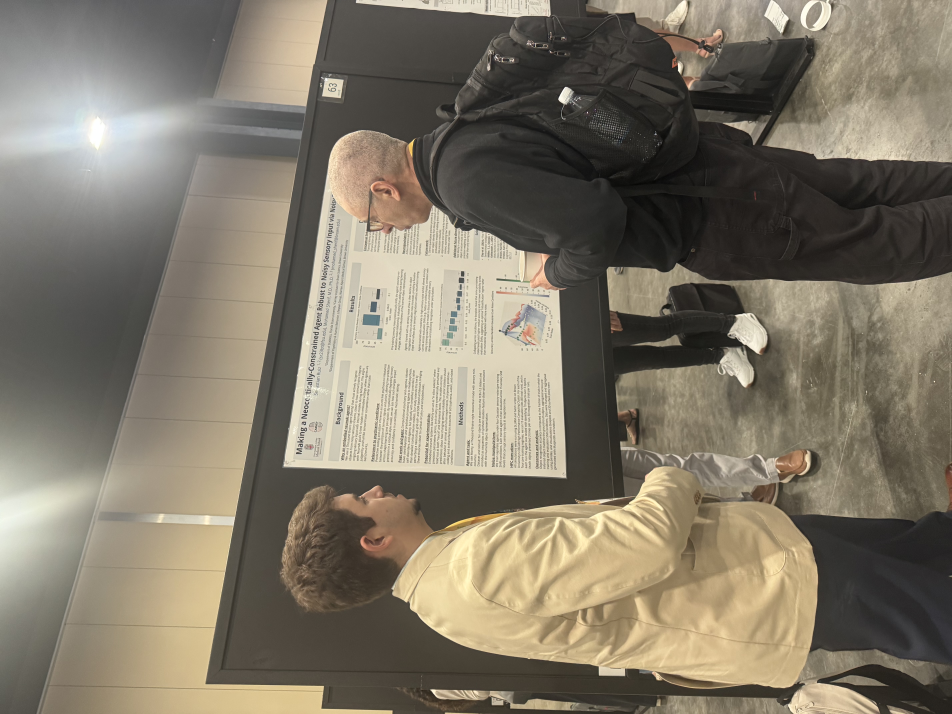
#> input picture images/IMG_1315.jpg, 5712 x 4284 px (shown at 1/6 size)
$ python optimize_film.py ../images/IMG_1315.jpg
#> lines starting #> are read from the running program, lines starting #| are printed output that depends on the picture
#!/usr/bin/env python3
"""Downscale + recompress photos for the web (e.g. 35mm scans for /film/).

Usage:
    .venv/bin/python scripts/optimize_film.py ~/scans/*.jpg

Reads the given image files and writes optimized JPEG copies into images/film/,
leaving the originals untouched. Keep raw scans OUTSIDE the repo so git history
and the site stay small.

Knobs: MAX_EDGE caps the longest side in px; QUALITY is JPEG quality (0-95).
"""
import os
import sys
from PIL import Image, ImageOps

MAX_EDGE = 2000   # longest side, px — plenty for the gallery + lightbox on retina
QUALITY = 82      # JPEG quality
OUT_DIR = os.path.join(
    os.path.dirname(os.path.dirname(os.path.abspath(__file__))), "images", "film"
)


def optimize(src, out_dir=OUT_DIR):
#> called with src = '../images/IMG_1315.jpg', out_dir = 'images/film'
    im = Image.open(src)
#> im is the input picture: PIL image 5712x4284 RGB; mean R, G, B 128.4, 120.4, 104.9
    im = ImageOps.exif_transpose(im)   # honor the scan/camera rotation, then drop EXIF
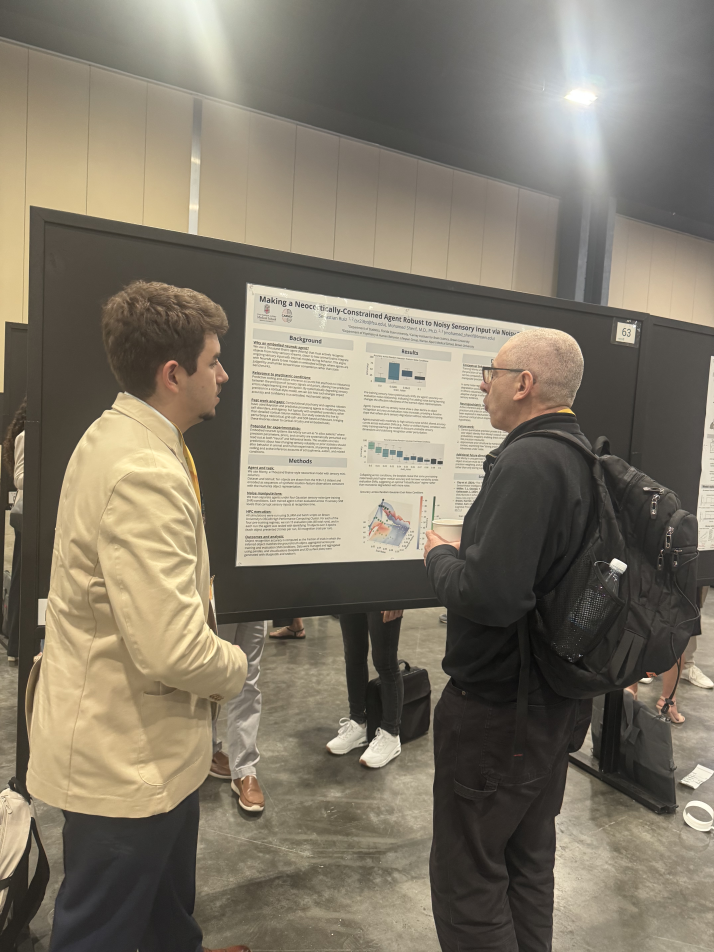
#> im: PIL image 4284x5712 RGB (shown at 1/6 size); mean R, G, B 128.4, 120.4, 104.9
    im = im.convert("RGB")             # JPEG has no alpha channel
    im.thumbnail((MAX_EDGE, MAX_EDGE), Image.Resampling.LANCZOS)  # only ever shrinks
#> im: PIL image 1500x2000 RGB
    os.makedirs(out_dir, exist_ok=True)
    name = os.path.splitext(os.path.basename(src))[0] + ".jpg"
    dst = os.path.join(out_dir, name)
    im.save(dst, "JPEG", quality=QUALITY, optimize=True, progressive=True)
    return dst


def main(argv):
    if not argv:
        print(__doc__)
        return 1
    for src in argv:
        try:
            before = os.path.getsize(src)
            dst = optimize(src)
            after = os.path.getsize(dst)
            print(f"{os.path.basename(src)}  {before // 1024} KB -> {after // 1024} KB  ->  {dst}")
        except Exception as e:
            print(f"skip {src}: {e}")
    return 0


if __name__ == "__main__":
    raise SystemExit(main(sys.argv[1:]))
#> (the program exits here)
